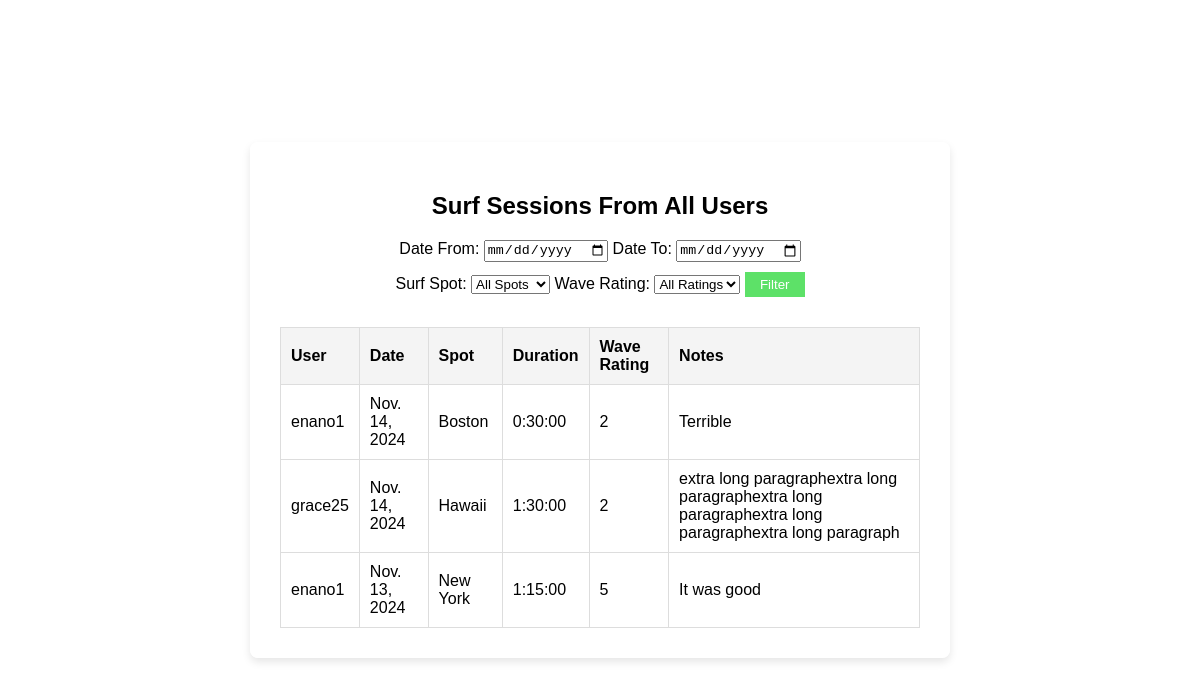
The app's page /surf_sessions_public/ with its own data.
### tide/models.py (models this page shows, shortened)
class SurfSession(models.Model):
    surf_spot = models.ForeignKey(SurfSpot, on_delete=models.CASCADE, related_name='surf_sessions')
    user = models.ForeignKey(User, on_delete=models.CASCADE, related_name='surf_sessions')
    date = models.DateField()
    duration = models.DurationField()
    wave_rating = models.IntegerField(choices=[(i, str(i)) for i in range(1, 6)])
    notes = models.TextField(blank=True, max_length=100)

class SurfSpot(models.Model):
    user = models.ForeignKey(User, on_delete=models.CASCADE, related_name='surf_spots')
    station_id = models.CharField(max_length=10)
    nickname = models.CharField(max_length=100, blank=True)
    latitude = models.FloatField()
    longitude = models.FloatField()
    created_at = models.DateTimeField(auto_now_add=True)
    def __str__(self):
        return f"{self.nickname or self.station_id}"
    class Meta:
        ordering = ['-created_at']

### tide/views.py (the view)
# urls.py: path('surf_sessions_public/', views.SurfSessionPublicListView.as_view(), name='surf_sessions_public'),
class SurfSessionPublicListView(ListView):
    model = SurfSession
    template_name = 'tide/surf_sessions_public.html'
    context_object_name = 'surf_sessions'
    def get_queryset(self):
        queryset = SurfSession.objects.all().order_by('-date')
        date_from = self.request.GET.get('date_from')
        date_to = self.request.GET.get('date_to')
        surf_spot = self.request.GET.get('surf_spot')
        wave_rating = self.request.GET.get('wave_rating')
        if date_from:
            queryset = queryset.filter(date__gte=date_from)
        if date_to:
            queryset = queryset.filter(date__lte=date_to)
        if surf_spot:
            queryset = queryset.filter(surf_spot__id=surf_spot)
        if wave_rating:
            queryset = queryset.filter(wave_rating=wave_rating)
        return queryset
    def get_context_data(self, **kwargs):
        context = super().get_context_data(**kwargs)
        context['surf_spots'] = SurfSpot.objects.all()
        return context

### tide/templates/tide/surf_sessions_public.html (shortened to what this page needs)
{% extends 'tide/base.html' %}
{% block content %}
<body class="location-body">
    <div class="location-content-wrapper">
        <h2>Surf Sessions From All Users</h2>
        <form method="get" action="{% url 'surf_sessions_public' %}">
            <label for="date_from">Date From:</label>
            <input type="date" name="date_from" value="{{ request.GET.date_from }}">
            <label for="date_to">Date To:</label>
            <input type="date" name="date_to" value="{{ request.GET.date_to }}">
            <br>
            <label for="surf_spot">Surf Spot:</label>
            <select name="surf_spot">
                <option value="">All Spots</option>
            </select>
            <label for="wave_rating">Wave Rating:</label>
            <select name="wave_rating">
                <option value="">All Ratings</option>
            </select>
            <button type="submit">Filter</button>
        </form>
    <div class="surf-sessions-table">
    <table class="table">
        <thead>
            <tr>
                <th>User</th>
                <th>Date</th>
                <th>Spot</th>
                <th>Duration</th>
                <th>Wave Rating</th>
                <th>Notes</th>
            </tr>
        </thead>
        <tbody>
            {% if surf_sessions %}
                {% for session in surf_sessions %}
                <tr>
                    <td>{{ session.user }}</td>
                    <td>{{ session.date }}</td>
                    <td>{{ session.surf_spot }}</td>
                    <td>{{ session.duration }}</td>
                    <td>{{ session.wave_rating }}</td>
                    <td>{{ session.notes|default:"No notes" }}</td>
                </tr>
                {% endfor %}
            {% else %}
                <tr>
                    <td colspan="5">No surf sessions available.</td>
                </tr>
            {% endif %}
        </tbody>
    </table>
    </div>
    </div>
</body>
{% endblock %}

### tide/static/tide/tidestyles.css (style rules this page uses)
* { box-sizing: border-box; }
body { -ms-overflow-style: none; scrollbar-width: none; }
body { margin: 0; font-family: Arial, sans-serif; background-color: rgb(12, 12, 12); color: rgb(0, 0, 0); }
button[type="submit"] { background-color: #5de168; color: white; padding: 5px 15px; border: none; cursor: pointer; transition: background-color 0.3s; margin-top: 10px; margin-bottom: 10px; }
.location-body { background: url('https://cs-people.bu.edu/enano1/background_image6.jpg') no-repeat center center fixed; background-size: cover; min-height: 100vh; margin: 0; display: flex; justify-content: center; align-items: center; }
.location-content-wrapper { background-color: rgba(255, 255, 255, 0.785); padding: 30px; border-radius: 8px; box-shadow: 0 4px 8px rgba(0, 0, 0, 0.1); max-width: 700px; text-align: center; width: 100%; margin-top: 70px; margin-bottom: 70px; }
.surf-sessions-table { margin-top: 20px; width: 100%; border-collapse: collapse; }
.surf-sessions-table th, .surf-sessions-table td { padding: 10px; border: 1px solid #ddd; text-align: left; }
.surf-sessions-table th { background-color: #f4f4f4; }
.surf-sessions-table table { width: 100%; border-collapse: collapse; background-color: #fff; }
.surf-sessions-table th, .surf-sessions-table td { padding: 10px; text-align: left; border: 1px solid #ddd; }

### records on screen
SurfSession: user "enano1", date "Nov. 14, 2024", surf_spot "Boston", duration "0:30:00", wave_rating "2", notes "Terrible"
SurfSession: user "grace25", date "Nov. 14, 2024", surf_spot "Hawaii", duration "1:30:00", wave_rating "2", notes "extra long paragraphextra long paragraphextra long paragraphextra long paragraphextra long paragraph"
SurfSession: user "enano1", date "Nov. 13, 2024", surf_spot "New York", duration "1:15:00", wave_rating "5", notes "It was good"
